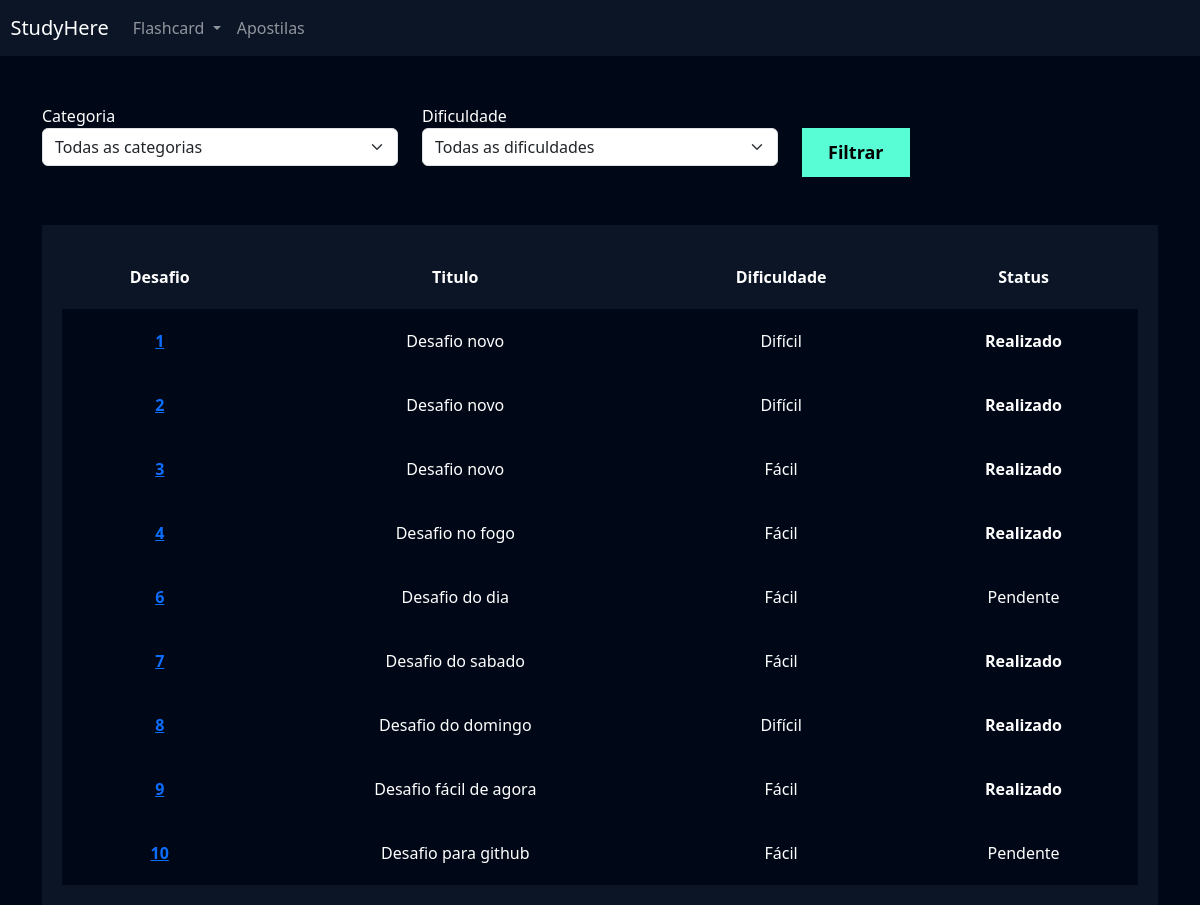
Page /flashcard/listar_desafio/ (signed in) on the committed database.
### flashcard/models.py (models this page shows, shortened)
class Desafio(models.Model):
    STATUS_CHOICES = (('P', 'Pendente'), ('R', 'Realizado'))
    user = models.ForeignKey(User, on_delete=models.DO_NOTHING)
    titulo = models.CharField(max_length=100)
    categoria = models.ManyToManyField(Categoria)
    quantidade_perguntas = models.IntegerField()
    dificuldade = models.CharField(
        max_length=1, choices=Flashcard.DIFICULDADE_CHOICES
    )
    flashcards = models.ManyToManyField(FlashcardDesafio)
    status = models.CharField(max_length=1, choices=STATUS_CHOICES)

### flashcard/views.py (the view)
# urls.py: path('listar_desafio/', views.listar_desafio, name='listar_desafio'),
def listar_desafio(request):
    desafios = Desafio.objects.filter(user=request.user)
    categorias = Categoria.objects.all()
    dificuldades = Flashcard.DIFICULDADE_CHOICES
    categoria_filtrar = request.GET.get('categoria')
    dificuldade_filtrar = request.GET.get('dificuldade')
    if categoria_filtrar:
        categoria_filtrar = Categoria.objects.get(id=categoria_filtrar)
        for d in desafios.all():
            if categoria_filtrar not in list(d.categoria.all()):
                desafios = desafios.exclude(id=d.id)
    if dificuldade_filtrar:
        desafios = desafios.filter(dificuldade=dificuldade_filtrar)
    return render(request, 'listar_desafio.html', {'desafios': desafios, 'categorias':categorias, 'dificuldades':dificuldades})

### flashcard/models.py (called while the page is built)
    def __str__(self):
        return self.nome

### flashcard/templates/listar_desafio.html (shortened to what this page needs)
{% extends "base.html" %}
{% load static %}
{% block 'cabecalho' %}
    <link href="{% static 'usuarios/css/cadastro.css' %}" rel="stylesheet">
    <link href="{% static 'flashcard/css/novo_flashcard.css' %}" rel="stylesheet">
    <link href="{% static 'flashcard/css/iniciar_desafio.css' %}" rel="stylesheet">
    <link href="{% static 'flashcard/css/desafio.css' %}" rel="stylesheet">
    <link href='https://unpkg.com/boxicons@2.1.4/css/boxicons.min.css' rel='stylesheet'>
{% endblock 'cabecalho' %}
{% block 'conteudo' %}
    {% include "partials/header.html" %}
    <div class="container">
        <br>
        <br>
        <div class="row">
            <div class="col-md">
                <form action="{% url 'listar_desafio' %}" method="GET">
                <label for="">Categoria</label>
                <select name="categoria" class="form-select">
                    <option value="">Todas as categorias</option>
                </select>
            </div>
            <div class="col-md">
                <label for="">Dificuldade</label>
                <select name="dificuldade" class="form-select">
                    <option value="">Todas as dificuldades</option>
                </select>
            </div>
            <div class="col-md">
                <br>
                <input type="submit" value="Filtrar" class="btn-cadastro">
            </div>
        </div>
        <br>
        <br>
        <div class="box-listar">
            <table>
                <thead>
                  <tr>
                    <th scope="col">Desafio</th>
                    <th scope="col">Titulo</th>
                    <th scope="col">Dificuldade</th>
                    <th scope="col">Status</th>
                  </tr>
                </thead>
                <tbody>
                    {% for desafio in desafios %}
                        <tr class="linha">
                            <th><a href="{% url 'desafio' desafio.id %}">{{desafio.id}}</a></th>
                            <td>{{desafio.titulo}}</td>
                            <td>{{desafio.get_dificuldade_display}}</td>
                            {% if desafio.status == 'R' %}
                                <td><strong>{{desafio.get_status_display}}</strong></td>
                            {% else %}
                                <td>{{desafio.get_status_display}}</td>
                            {% endif %}
                        </tr>
                  {% endfor %}
                </tbody>
              </table>
        </div>
    </div>
{% endblock 'conteudo' %}

### templates/static/geral/css/base.css (style rules this page uses)
:root { --main-color: #0b1526; --dark-color: #000716; --secondary-dark-color: rgb(15, 2, 26); --light-color: #00c1f3; --contrast-color: #f4c96b; --differential-color: #58fcd5; }
body { background-color: var(--dark-color) !important; color: white !important; }

### templates/static/usuarios/css/cadastro.css (style rules this page uses)
* { margin: 0; padding: 0; }
.btn-cadastro { padding: 10px; background-color: #58fcd5; border: none; border: 1px solid #58fcd5; font-size: 18px; font-weight: bold; padding-left: 25px; padding-right: 25px; }

### templates/static/flashcard/css/desafio.css (style rules this page uses)
.box-listar { background-color: #0b1526; padding: 20px; }
table { width: 100%; padding: 20px; text-align: center; }
.linha { height: 40px; background-color: var(--dark-color); padding: 20px; }
td, th { padding: 20px; }
tr { background-color: var(--main-color); }

### rows in the picture
Desafio: id "1", titulo "Desafio novo", dificuldade "Difícil", status "Realizado"
Desafio: id "2", titulo "Desafio novo", dificuldade "Difícil", status "Realizado"
Desafio: id "3", titulo "Desafio novo", dificuldade "Fácil", status "Realizado"
Desafio: id "4", titulo "Desafio no fogo", dificuldade "Fácil", status "Realizado"
Desafio: id "6", titulo "Desafio do dia", dificuldade "Fácil", status "Pendente"
Desafio: id "7", titulo "Desafio do sabado", dificuldade "Fácil", status "Realizado"
Desafio: id "8", titulo "Desafio do domingo", dificuldade "Difícil", status "Realizado"
Desafio: id "9", titulo "Desafio fácil de agora", dificuldade "Fácil", status "Realizado"
Desafio: id "10", titulo "Desafio para github", dificuldade "Fácil", status "Pendente"
